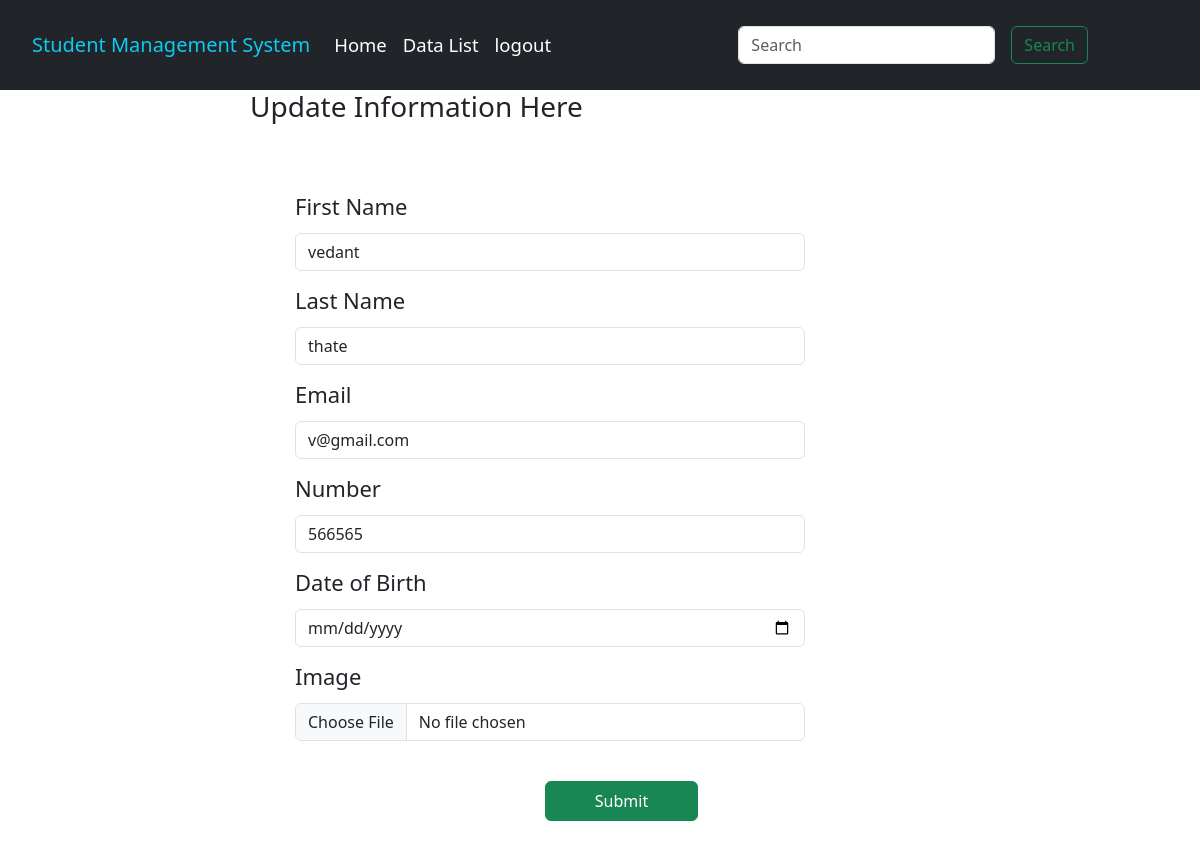
The page /update/57/ on the database its author committed.
### app/models.py (models this page shows, shortened)
class Student_information(models.Model):
    student_id = models.AutoField(primary_key=True)
    First_name = models.CharField(max_length=50)
    Last_name = models.CharField(max_length=50)
    Email = models.CharField(max_length=30)
    Number = models.CharField(max_length=20)
    Date = models.DateField()
    Student_Image = models.ImageField(upload_to="images",max_length=350,default="")

### app/views.py (the view, shortened to what this page needs)
# urls.py: path('update/<int:id>/',views.update, name="update"),
def update(request,id):
    update = Student_information.objects.get(student_id=id)
    param={'First_name':update.First_name,'Last_name':update.Last_name,'Email':update.Email,'Number':update.Number,'Date':update.Date,'Student_Image':update.Student_Image}
    return render(request,'update.html',param)

### templates/update.html (shortened to what this page needs)
{% load static %}
<!DOCTYPE html>
<html lang="en">
<head>
    <link rel="stylesheet" href="{% static 'css/style.css' %}">
    <link href="https://cdn.jsdelivr.net/npm/bootstrap@5.3.3/dist/css/bootstrap.min.css" rel="stylesheet">
</head>
<body>
    <div class="container1">
      <div>
      <nav class="navbar navbar-expand-lg navbar-dark bg-dark">
        <div class="container-fluid">
          <a class="navbar-brand c1 text-info" href="/home">Student Management System</a>
          <div class="collapse navbar-collapse" id="navbarSupportedContent">
            <ul class="navbar-nav me-auto mb-2 mb-lg-0">
              <li class="nav-item">
                <a class="nav-link active" aria-current="page" href="/home">Home</a>
              </li>
              <li class="nav-item">
                <a class="nav-link active" href="/showino">Data List</a>
              </li>
              <li class="nav-item ">
                <a class="nav-link active" href="#">logout</a>
              </li>
            </ul>
            <form class="d-flex" role="search">
              <input class="form-control me-3" type="search" placeholder="Search" aria-label="Search">
              <button class="btn btn-outline-success" type="submit">Search</button>
            </form>
          </div>
        </div>
    </nav>
  </div>
  <h3>Update Information Here</h3>
  <div class="cent">
    <form action="/update/{{ student_id }}/" method="post" enctype="multipart/form-data">
      <div class="form-group">
        <label class="llb" for="First_name">First Name</label>
        <input type="text" name="First_name" value="{{ First_name }}" class="form-control" id="First_name" placeholder="First Name" autofocus autocomplete="off" required>
      </div>
      <div class="form-group">
        <label class="llb" for="Last_name">Last Name</label>
        <input type="text" name="Last_name" value="{{ Last_name }}" class="form-control" id="Last_name" placeholder="Last Name" autocomplete="off" required>
      </div>
      <div class="form-group">
        <label class="llb" for="Email">Email</label>
        <input type="email" name="Email" value="{{ Email }}" class="form-control" id="Email" placeholder="Email" autocomplete="off" required>
      </div>
      <div class="form-group">
        <label class="llb" for="Number">Number</label>
        <input type="text" name="Number" value="{{ Number }}" class="form-control" id="Number" placeholder="Number" autocomplete="off" required>
      </div>
      <div class="form-group">
        <label class="llb" for="Date">Date of Birth</label>
        <input type="date" name="Date" value="{{ Date }}" class="form-control" id="Date" autocomplete="off" required>
      </div>
      <div class="form-group">
        <label class="llb" for="Student_Image">Image</label>
        <input type="file" name="Student_Image" class="form-control" id="Student_Image">
      </div>
      <input class="btn btn-success" style="margin-top: 40px; margin-left: 250px; width: 30%; height: 40px;" type="submit" name="Submit">
    </form>
  </div>
</div>
</body>
</html>

### static/css/style.css (style rules this page uses)
* { padding:0px; margin: 0px; box-sizing: border-box; }
.container1 { min-height: 700px; width: 100%; }
nav { height: 90px; width: 100%; font-size: 18.5px; }
.navbar-brand { padding-left: 20px; }
.d-flex { margin-right: 100px; }
.cent { width: 50%; min-height: 500px; margin-left: 250px; padding: 45px; }
.form-group { font-size: 22px; margin-top: 13px; }
.llb { padding-bottom: 10px; }
h3 { margin-left: 250px; }

### rows shown on the page
Student_information: First_name "vedant", Last_name "thate", Email "v@gmail.com", Number "566565"
